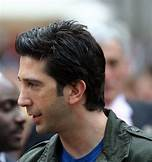
#> input picture Model/testset/ross.jpg, 152 x 162 px
$ jupyter execute --allow-errors prac.ipynb   (shell and % lines are left out)
#> lines starting #> are read from the running program, lines starting #| are printed output that depends on the picture
[cell 1]
import cv2
import numpy as np
import matplotlib
import matplotlib.pyplot as plt

[cell 2]
img=cv2.imread('./testset/ross.jpg')
#> img is the input picture: shape (162, 152, 3); mean B, G, R 103.7, 106.4, 113.9
plt.imshow(img)

[cell 3]
gray = cv2.cvtColor(img, cv2.COLOR_BGR2GRAY)
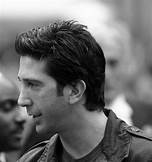
#> gray: shape (162, 152); min 0, max 255, mean 108.3
plt.imshow(gray ,cmap='gray')

[cell 4]
eye_cascade = cv2.CascadeClassifier('./opencv/haarcascades/haarcascade_eye.xml')
faces = eye_cascade.detectMultiScale(gray, 1.3, 5)
#> faces = ()


$ run again, with Model/testset/chandler.jpg copied over Model/testset/ross.jpg
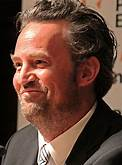
#> input picture Model/testset/chandler.jpg, 122 x 165 px
#> img is the input picture: shape (165, 122, 3); mean B, G, R 55.9, 68.5, 98.9
#> `gray = cv2.cvtColor(img, cv2.COLOR_BGR2GRAY)`:
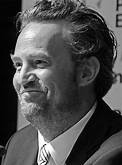
#> gray: shape (165, 122); min 0, max 255, mean 76.2
#> faces = ()

$ run again, with Model/testset/monica.jpg copied over Model/testset/ross.jpg
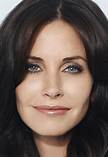
#> input picture Model/testset/monica.jpg, 108 x 157 px
#> img is the input picture: shape (157, 108, 3); mean B, G, R 78.6, 86.4, 102.7
#> `gray = cv2.cvtColor(img, cv2.COLOR_BGR2GRAY)`:
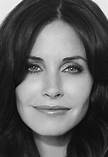
#> gray: shape (157, 108); min 0, max 255, mean 90.4
#> faces = [[61, 59, 22, 22]]
